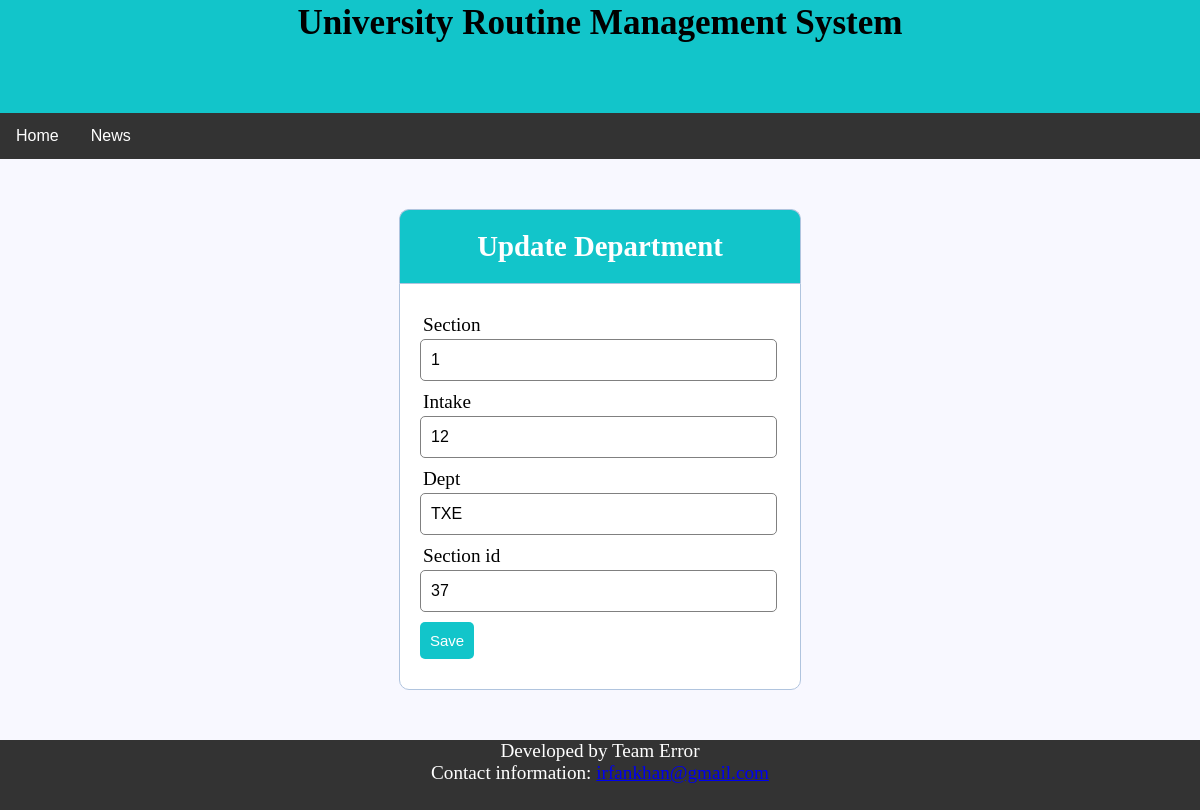
Screenshot of /SectionUpdate.php?section_id=37 with the database file from the repository.
### tables this page shows
CREATE TABLE `section` (
  `id` int(255) NOT NULL,
  `section` int(255) NOT NULL,
  `intake` int(255) NOT NULL,
  `departmant_id` varchar(255) NOT NULL
);

### SectionUpdate.php (the view, shortened to what this page needs)
<?php include('server.php') ?>
<!DOCTYPE html>
<html>
<head>
	<link rel="stylesheet" type="text/css" href="style.css">
	<link rel="stylesheet" type="text/css" href="mystyle.css">
</head>
<body>
        <div class="v_name">
			<h3>University Routine Management System</h3>
		</div>
		<div class="navbar">
				<a href="Admin_index.php">Home</a>
				<a href="#news">News</a>
		</div>
				<?php
					   $query = $db->query("SELECT * FROM section WHERE id = '".$_GET['section_id']."' ");
					   $rowCount = $query->num_rows;
					   if($rowCount > 0){
						while($row = $query->fetch_assoc()){
						?>
							<div class="header">
		<h2>Update Department</h2>
	</div>
	<form method="post" action="SectionUpdate.php">
        <div class="input-group">
			<label>Section</label>
			<input type="text" name="section_no" value="<?php echo $row['section']; ?>" >
		</div>
		<div class="input-group">
			<label>Intake</label>
			<input input type="text" name="intake_no" value="<?php echo $row['intake']; ?>" >
		</div>
		<div class="input-group">
			<label>Dept</label>
			<input type="text" name="dept_id" value="<?php echo $row['departmant_id']; ?>">
		</div>
		<div class="input-group">
			<label>Section id</label>
			<input type="text" name="id" value="<?php echo $row['id']; ?>">
		</div>
		<div class="input-group">
			<button type="submit" class="btn" name="update_section">Save</button>
		</div>
	</form>
				          <?php
							}
						}else{
							 }
							?>
	<div class="space">
	</div>
	<div class="footer">
        <footer>
            <p><a>Developed by Team Error</a>
            <br>Contact information: <a href="mailto:someone@example.com">irfankhan@gmail.com</a></p>
        </footer>
	</div>
</body>
</html>

### style.css (style rules this page uses)
* { margin: 0px; padding: 0px; }
body { font-size: 120%; background: #F8F8FF; }
.header { width: 30%; margin: 50px auto 0px; color: white; background: #12C5CA; text-align: center; border: 1px solid #B0C4DE; border-bottom: none; border-radius: 10px 10px 0px 0px; padding: 20px; }
form, .content { width: 30%; margin: 0px auto; padding: 20px; border: 1px solid #B0C4DE; background: white; border-radius: 0px 0px 10px 10px; }
.input-group { margin: 10px 0px 10px 0px; }
.input-group label { display: block; text-align: left; margin: 3px; }
.input-group input { height: 30px; width: 93%; padding: 5px 10px; font-size: 16px; border-radius: 5px; border: 1px solid gray; }
.btn { padding: 10px; font-size: 15px; color: white; background: #12C5CA; border: none; border-radius: 5px; }

### mystyle.css (style rules this page uses)
.v_name { padding-top:3px; font-size: 30px; height:110px; width:100%; text-align: center; color: black; background-color:#12C5CA; margin-bottom:0px; }
.navbar { overflow: hidden; background-color: #333; font-family: Arial; }
.navbar a { float: left; font-size: 16px; color: white; text-align: center; padding: 14px 16px; text-decoration: none; }
.footer { overflow-x:hidden; height:70px; width:100%; text-align:center; color:white; background-color:#333; display: block; }
.space { height:50px; width:100%; }

### rows the page displays
section: section_no "1", intake_no "12", dept_id "TXE", id "37"
